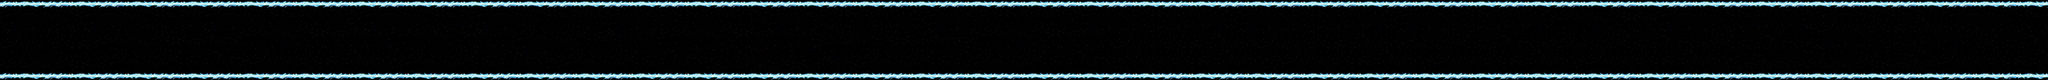

A level layout from a 2D game, rendered from its tile map. Below: a short description, then the map file with tile-grid data replaced by summaries:
An orthogonal 512x20 tile map with 16x16 px tiles, 3 tile layers (background, walls, hazards).

<map version="1.0" orientation="orthogonal" width="512" height="20" tilewidth="16" tileheight="16">
 <tileset firstgid="1" name="reversePolarity Full" tilewidth="16" tileheight="16">
  <image source="reversePolarity Full.png" width="960" height="320" />
 </tileset>
 <layer name="background" width="512" height="20">
  <data>[10240 cells, 10240 non-empty, 320 distinct tile ids]</data>
 </layer>
 <layer name="walls" width="512" height="20">
  <data>[10240 cells, 2048 non-empty, 28 distinct tile ids]</data>
 </layer>
 <layer name="hazards" width="512" height="20">
  <data>[10240 cells, 0 non-empty, 0 distinct tile ids]</data>
 </layer>
</map>
